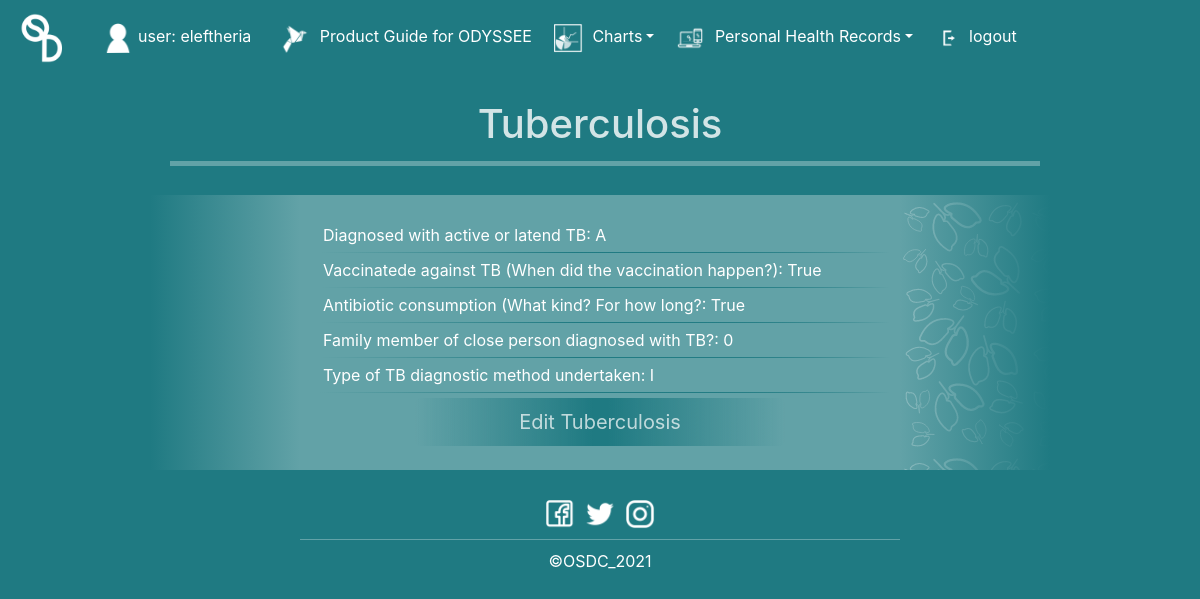
Page /tview/ (signed in) on the committed database.
### main/models.py (models this page shows, shortened)
class Tuberculosis(models.Model):
    ACTIVE = 'A'
    LATEND = 'L'
    SMEAR_MICROSCOPY = 'S'
    XPERT_RIF = 'X'
    LAM = 'L'
    TST = 'T'
    IGRAS = 'I'
    ODYSSEE = 'O'
    TYPE_CHOICES = (
        (ACTIVE, 'Active'),
        (LATEND, 'Latend')
    )
    METHOD_CHOICES = (
        (SMEAR_MICROSCOPY, 'Smear Microscopy'),
        (XPERT_RIF, 'XPERT/RIF'),
        (LAM, 'Lypoarabinomannan (LAM) Test'),
        (TST, 'Tuberculin Skin Test (TST)'),
        (IGRAS, 'Interferon Gamma Release Assays (IGRAs)'),
        (ODYSSEE, 'ODYSSEE')
    )
    user = models.ForeignKey(User, on_delete=models.CASCADE, related_name="tuberculosis", null=True)
    typeOfTB = models.CharField(max_length=1, choices=TYPE_CHOICES)
    vaccinationForTB = models.BooleanField()
    antibioticConsumption = models.BooleanField()
    numberOfPeopleWithTB = models.IntegerField()
    diagnosticMethodUndertaken = models.CharField(max_length=1, choices=METHOD_CHOICES)
    dateOfUpdate = models.DateTimeField(default=datetime.now())
    class Meta:
        ordering = ['user']

### main/views.py (the view)
# urls.py: path('tview/', views.tview, name="tview"),
def tview(response):
    current_user = response.user
    return render(response, "main/tview.html", {"current_user":current_user})

### main/templates/main/tview.html (shortened to what this page needs)
{% extends 'main/view.html' %}
{% load static %}
{% block header %}
    <h1 class="text-white" style="opacity: 0.8;">Tuberculosis</h1>
{% endblock %}
{% block content %}
			{% if current_user.tuberculosis.all %}
				{% for t in current_user.tuberculosis.all %}
					<p>Diagnosed with active or latend TB: {{t.typeOfTB}}</p>
                    <hr>
					<p>Vaccinatede against TB (When did the vaccination happen?): {{t.vaccinationForTB}}</p>
                    <hr>
					<p>Antibiotic consumption (What kind? For how long?: {{t.antibioticConsumption}}</p>
                    <hr>
					<p>Family member of close person diagnosed with TB?: {{t.numberOfPeopleWithTB}}</p>
                    <hr>
					<p>Type of TB diagnostic method undertaken: {{t.diagnosticMethodUndertaken}}</p>
                    <hr>
				{% endfor %}
			{% else %}
				<div class="row justify-content-center">
					<p>Here will be presented all your tuberculosis data.</p>
				</div>
			{% endif %}
{% endblock %}
{% block image %}
	url('{% static 'main/Tmt.png' %}')
{% endblock %}
{% block button %}
	Edit Tuberculosis
{% endblock %}
{% block link %}
	/t
{% endblock %}

### main/templates/main/base.html (shortened to what this page needs)
{% load static %}
<html>
<head>
    <link rel="stylesheet" href="https://stackpath.bootstrapcdn.com/bootstrap/4.3.1/css/bootstrap.min.css">
    <link rel="stylesheet" href="https://cdnjs.cloudflare.com/ajax/libs/font-awesome/4.7.0/css/font-awesome.min.css">
</head>
<body>
    <nav class="navbar navbar-expand-lg navbar-dark" style="background-color:#1f7a82; z-index:99; position:fixed; width:100%;">
        <a class="navbar-brand text-white" href="/home"><img src="{% static 'main/OSDC.png' %}" alt="LOGO" style="width:50px;"></a>
        <li class="nav-item" style="display: {% if current_user.is_authenticated %}block{% else %}none{% endif %};">
            <a class="nav-link text-white"><img src="{% static 'main/user.png' %}" alt="user" class="social-logo">user: {{current_user.username}}</a>
        </li>
        <div class="collapse navbar-collapse" id="navbarNav">
            <ul class="navbar-nav" style="font-size: 16px;">
                <li class="nav-item" style="display: {% if current_user.is_authenticated %}block{% else %}block{% endif %};">
                    <a class="nav-link text-white" href="/prg"><img src="{% static 'main/prg.png' %}" alt="DC" class="social-logo"> Product Guide for ODYSSEE</a>
                </li>
                <li class="nav-item dropdown text-white" style="display: {% if current_user.is_authenticated %}block{% else %}block{% endif %};">
                    <a class="nav-link dropdown-toggle text-white" data-toggle="dropdown" href="#"><img src="{% static 'main/charts.png' %}" alt="PD" class="social-logo"> Charts</a>
                </li>
                <li class="nav-item dropdown text-white" style="display: {% if current_user.is_authenticated %}block{% else %}none{% endif %};">
                    <a class="nav-link dropdown-toggle text-white" data-toggle="dropdown" href="#"><img src="{% static 'main/tools.png' %}" alt="PD" class="social-logo"> Personal Health Records</a>
                </li>
                <li class="nav-item" style="display: {% if current_user.is_authenticated %}block{% else %}none{% endif %};">
                    <a class="nav-link text-white" href="/logout"><img src="{% static 'main/Lo.png' %}" alt="logout" class="social-logo">logout</a>
                </li>
            </ul>
        </div>
    </nav>
	<div id="content" name="content">
        <div class="row justify-content-center m-0">
            <div style="margin-top: 100px;">
                {% block header %}
                {% endblock %}
            </div>
        </div>
        <div class="row justify-content-center m-0" id="main" style="padding-top: {% block hr-padding %}{% endblock %};">
                <div  class="col-9">
                    <hr style="height:5px; background-image:linear-gradient(90deg, #62a2a7, #62a2a7); display: {% block hr %}{% endblock %};">
                </div>
        </div>
        <div class="row justify-content-center m-0">
            <br>
        </div>
        <div class="row justify-content-center m-0">
                <div  class="col-9" style="background-color:#62a2a7;">
                    <div class="text-white">
                        <div class="row justify-content-center">
                            {% block view %}
                            {% endblock %}
                        </div>
                    </div>
                </div>
        </div>
        <div class="row justify-content-center m-0">
            <br>
        </div>
        <div id="footer" name="footer" class="footer m-0 p-0" style="padding-top: 10px;">
                <div class="col-12">
                    <div class="row justify-content-center">
                        <div class="col social">
                            <a href="#"><img src="{% static 'main/facebook.png' %}" alt="facebook" class="social-logo"></a>
                        </div>
                        <div class="col social">
                            <a href="#"><img src="{% static 'main/twitter.png' %}" alt="twitter" class="social-logo"></a>
                        </div>
                        <div class="col social">
                            <a href="#"><img src="{% static 'main/instagram.png' %}" alt="instagram" class="social-logo"></a>
                        </div>
                    </div>
                <div class="row justify-content-center">
                    <hr style="background-image:linear-gradient(90deg, #62a2a7, #62a2a7); width: 50%;">
                    <div class="col-12 p-0">
                        <div class="text text-white">
                            <p>&copy;OSDC_2021</p>
                        </div>
                    </div>
                </div>
            </div>
        </div>
	</div>
</body>
</html>

### main/templates/main/base.html (style rules this page uses)
html { scroll-behavior: smooth; background-color: red; margin: 0px; padding: 0px; }
body { top: 0px; left: 0px; overflow-x: hidden; width: 100%; min-height:100%; margin: 0px; padding: 0px; background-color:#1f7a82; position: absolute; }
p { margin-bottom:0.25rem; margin-top:0.25rem; padding-left:0.5rem; padding-right:0.5rem; }
hr { width: 100%; height:1px; border-width:0; margin:5px; background-image:linear-gradient(90deg, #62a2a7, #1f7a82, 90%, #62a2a7); }
.text { text-align: center; vertical-align: middle; height: 100%; width: 100%; padding: 0px; margin: 0px; }
.social { padding: 0px; max-width: 40px; }
.social-logo { width:30px; margin: 5px; }
.footer { width: 100%; }
* { padding: 0; margin: 0; }

### rows in the picture
Tuberculosis: typeOfTB "A", vaccinationForTB "True", antibioticConsumption "True", numberOfPeopleWithTB "0", diagnosticMethodUndertaken "I"

### other values in the picture
{{ current_user.username }} "eleftheria"
